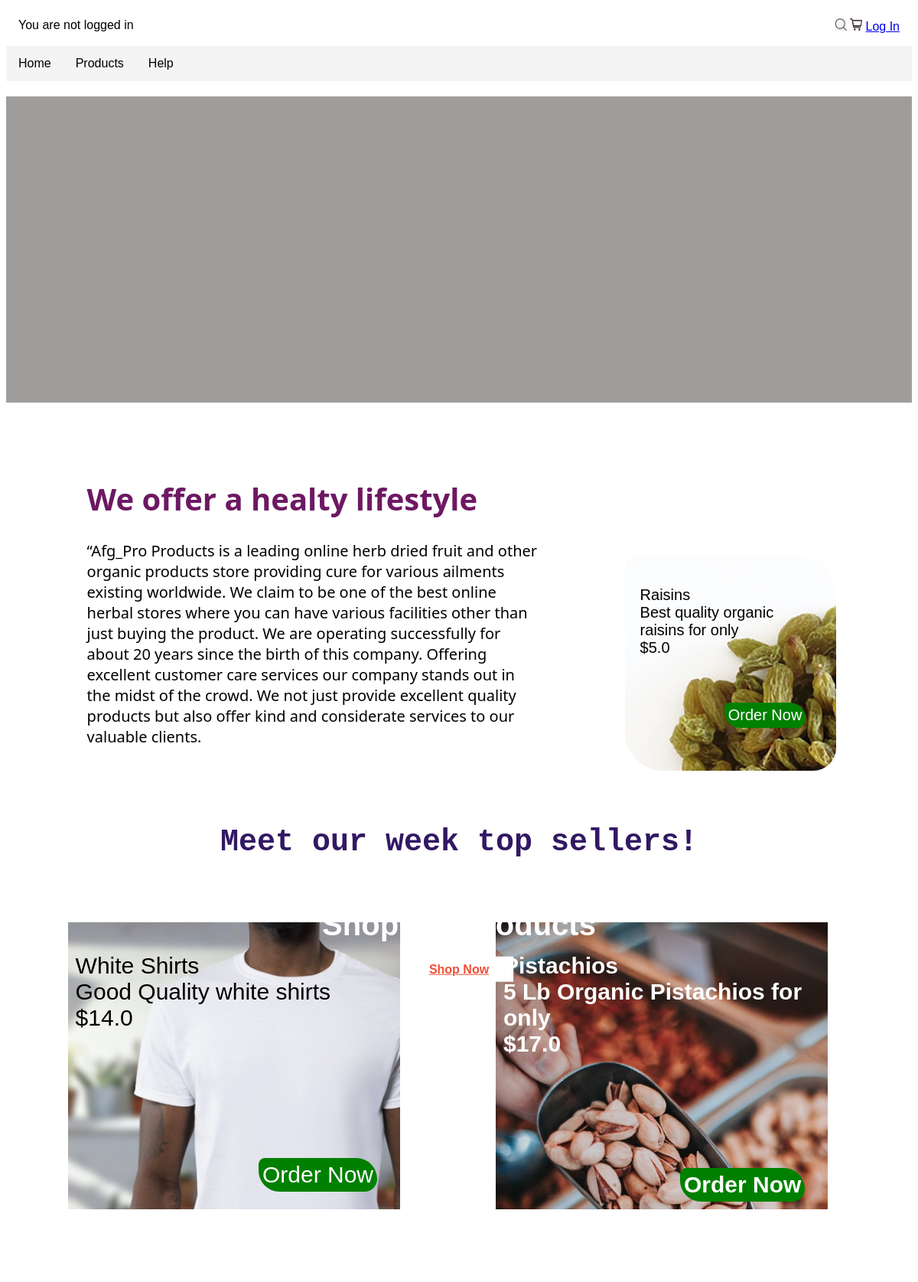
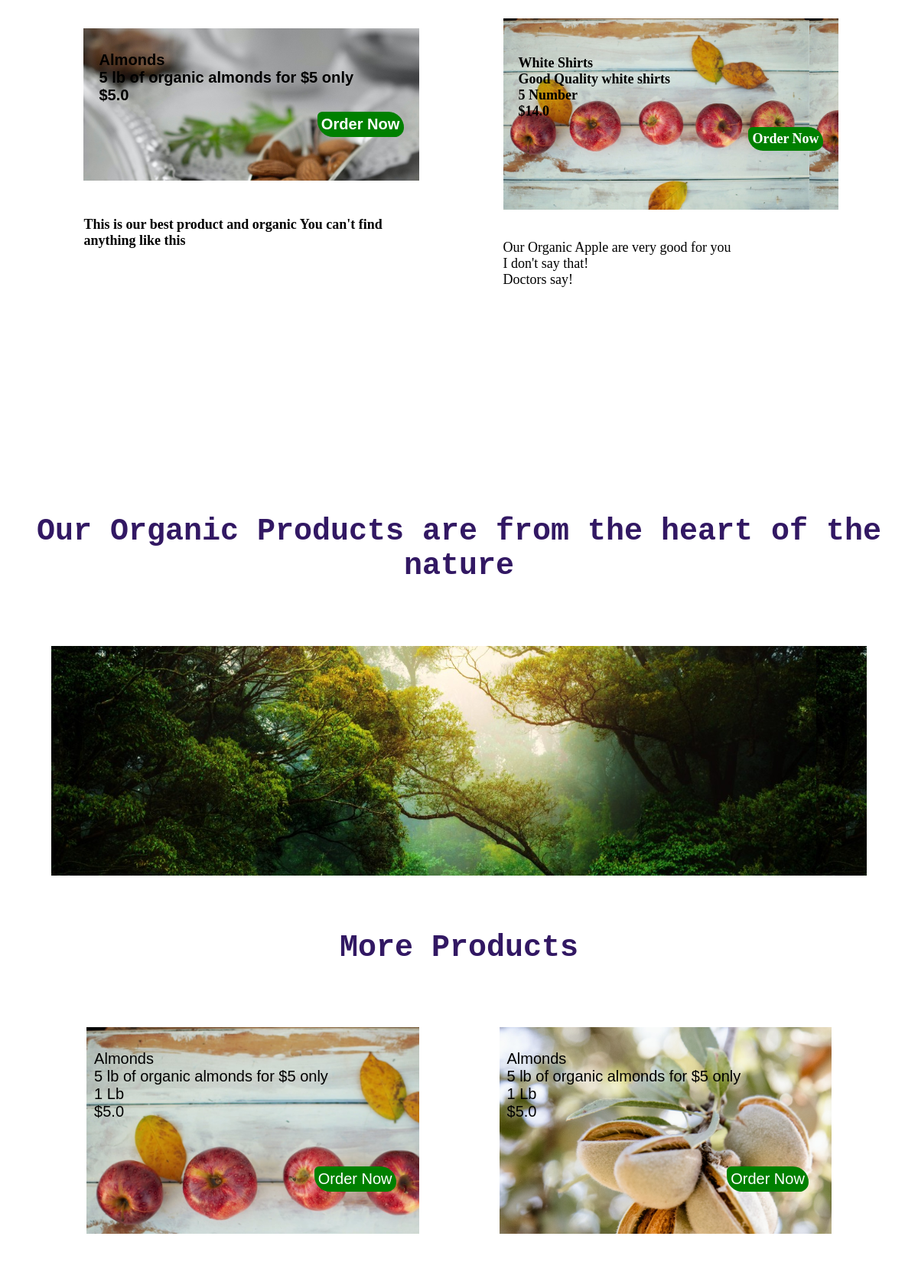
The page / (upper part) on the database its author committed (2 pictures, top to bottom).
### afg_pro/models.py (models this page shows)
class MyProduct(models.Model):
    UNIT = (
        ('Lb', 'Lb'),
        ('Kg', 'kg'),
        ('Number', 'Number'),
    )
    name = models.CharField(max_length=200)
    description = models.CharField(max_length=200)
    quantity = models.IntegerField(default=0)
    unit = models.CharField(max_length=100, null=True, choices = UNIT)
    price = models.FloatField(null=True)
    created_date = models.DateTimeField(auto_now_add=True, blank=True)
    category = models.ManyToManyField(MyCategory)
    def __str__(self):
        return self.name

### afg_pro/views.py (the view)
# urls.py: path('', views.home, name="home"),
def home(request):
    product = MyProduct.objects.all().order_by('id')
    print(product)
    context = {'product': product}
    return render(request, 'afg_pro/home.html', context)

### afg_pro/templates/afg_pro/home.html (shortened to what this page needs)
<!DOCTYPE html>
<html lang="en">
<head>
    {% load static %}
    <link rel="stylesheet" type="text/css" href="{% static 'afg_pro/home.css' %}">
</head>
<body>
  {% include 'afg_pro/navbar.html' %}
  {% block content %}
          <div class="container">
            <div class="outer">
              <div class="inside">
                <h1>Shop our products</h1>
                <a href="/create_order/{{request.user.id}}}">Shop Now</a>
              </div>
            </div>
          </div>
        <div class="flexbox-continer">
          <div class = 'flexbox-flex1 item1'>
            <h1>We offer a healty lifestyle</h1>
            <p>“Afg_Pro Products is a leading online herb dried fruit
              and other organic products store providing cure for
              various ailments existing worldwide. We claim to be one
              of the best online herbal stores where you can have various
              facilities other than just buying the product. We are operating
              successfully for about 20 years since the birth of this company.
              Offering excellent customer care services our company stands
              out in the midst of the crowd. We not just provide excellent
              quality products but also offer kind and considerate services
              to our valuable clients.</p>
            </div>
                      <div class = 'flexbox-flex1 item2'>
                        <p>
                       {{product.0}}<br>
                       {{product.0.description}}<br>
                       ${{product.0.price}}<br>
                       <a href="/create_order/{{product.0.id}}" id="sent">Order Now</a>
                      </p>
                      </div><br>
          <div class='h1'>
            <h1>
              Meet our week top sellers!
            </h1>
          </div>
          <div class = 'flexbox-flex1 item3'>
            <p>
              {{product.1}}<br>
              {{product.1.description}}<br>
              ${{product.1.price}}<br>
              <a href="/create_order/{{product.2.id}}" id="sent">Order Now</a>
             </p>
            </div>
            <div class = 'flexbox-flex1 item4'>
              <p>
                {{product.2}}<br>
                {{product.2.description}}<br>
                ${{product.2.price}}<br>
                <a href="/create_order/{{product.3.id}}}" id="sent">Order Now</a>
               </p>
            </div>
          <div class = 'flexbox-flex1 item5'>
            <div class="img1">
              <h6>
                {{product.3}}<br>
                {{product.3.description}}<br>
                ${{product.3.price}}<br>
                <a href="/create_order/{{product.4.id}}}" id="sent" class="sent">Order Now</a>
              </h6>
              </div>
              <p>This is our best product and organic
                You can't find anything like this
              </p>
          </div>
          <div id="item7">
            <div class="img1">
              <h6>
                <p>
                {{product.1}}<br>
                {{product.1.description}}<br>
                5 {{product.1.unit}}<br>
                ${{product.1.price}}<br>
                <a href="/create_order/{{product.1.id}}" id="sent">Order Now</a>
                </p>
              </h6>
              </div>
              <p>Our Organic Apple are very good for you<br>
                I don't say that!<br> Doctors say!
              </p>
          </div>
          <div class='h1'>
            <h1>
              Our Organic Products are from the heart of the nature
            </h1>
          </div>
          <div class = 'flexbox-flex1 item6'>
          </div>
          <div class='h1'>
            <h1>
              More Products
            </h1>
          </div>
          <div class = 'flexbox-flex1 item7'>
            <p>
              {{product.3}}<br>
              {{product.3.description}}<br>
              1 {{product.3.unit}}<br>
              ${{product.3.price}}<br>
              <a href="/create_order/{product.3.id}}" id="sent">Order Now</a>
             </p>
          </div>
          <div class = 'flexbox-flex1 item8'>
            <p>
              {{product.3}}<br>
              {{product.3.description}}<br>
              1 {{product.3.unit}}<br>
              ${{product.3.price}}<br>
              <a href="/create_order/{{product.3.id}}}" id="sent">Order Now</a>
             </p>
          </div>
        </div>
        </div>
        {% endblock %}
</body>
</html>

### rows shown on the page
MyProduct: name "Raisins", description "Best quality organic raisins for only", price "5.0"
MyProduct: name "White Shirts", description "Good Quality white shirts", price "14.0", unit "Number"
MyProduct: name "Pistachios", description "5 Lb Organic Pistachios for only", price "17.0"
MyProduct: name "Almonds", description "5 lb of organic almonds for $5 only", price "5.0", unit "Lb"
